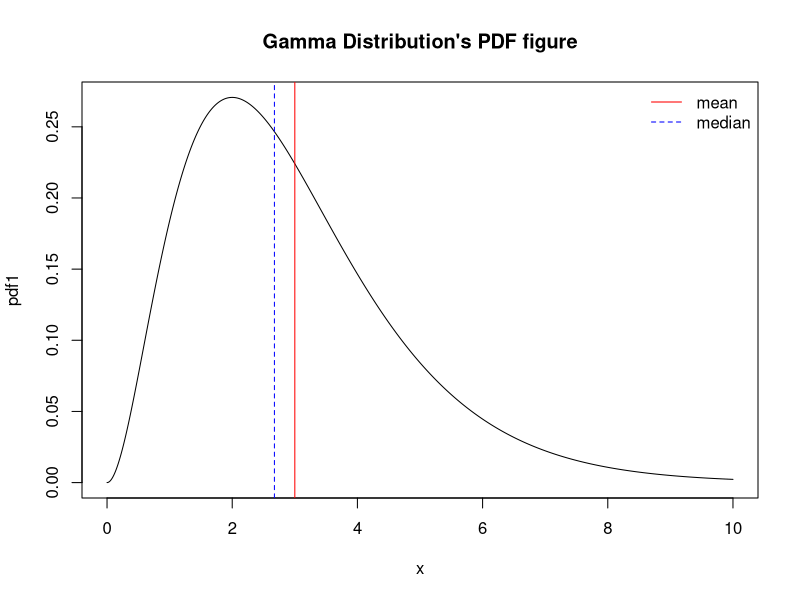
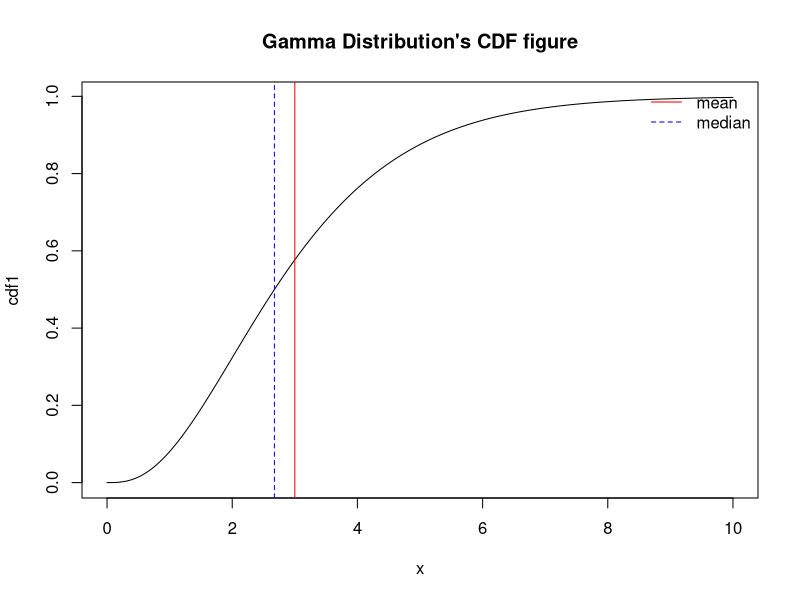
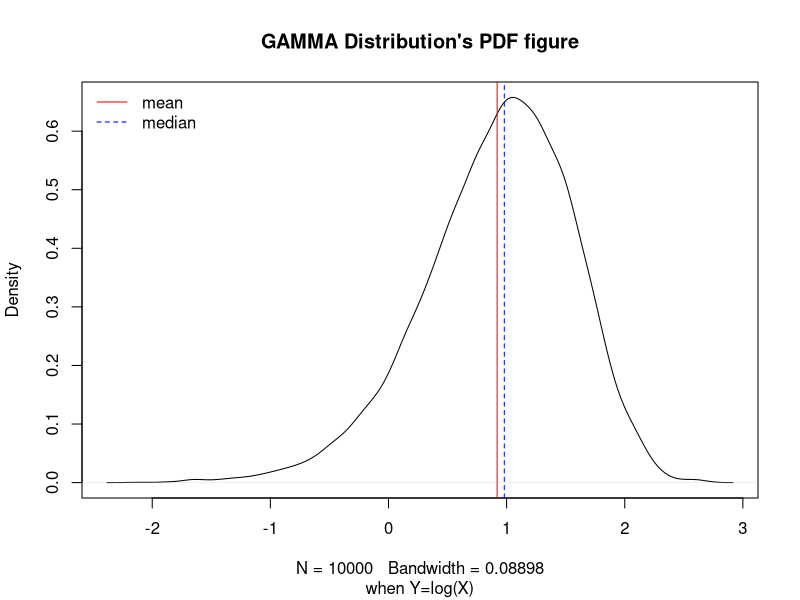
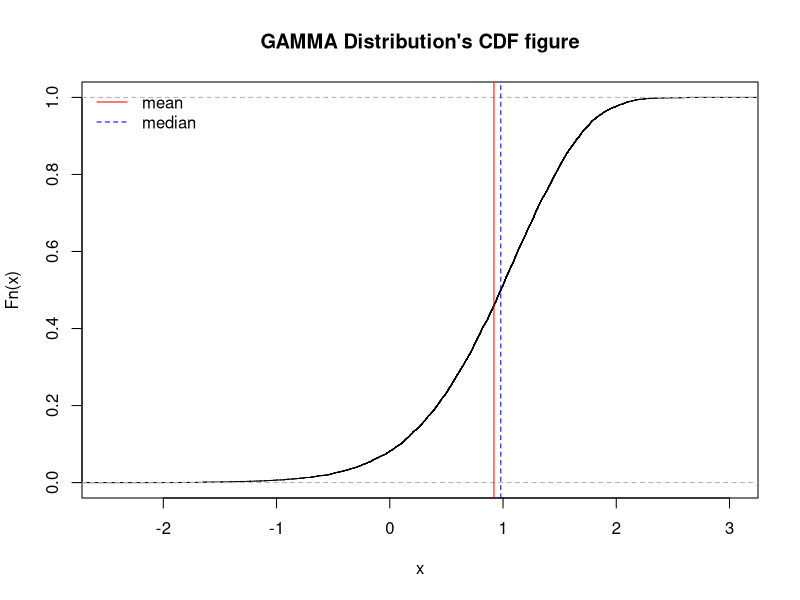
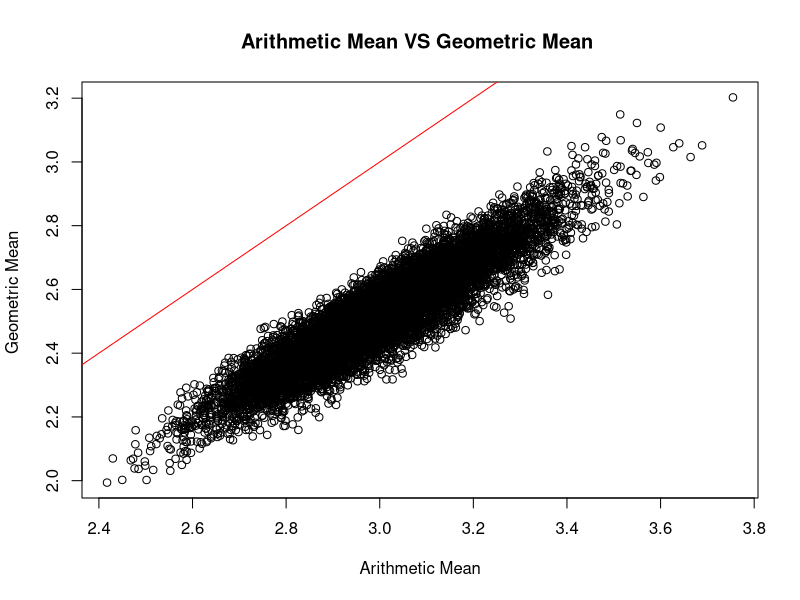
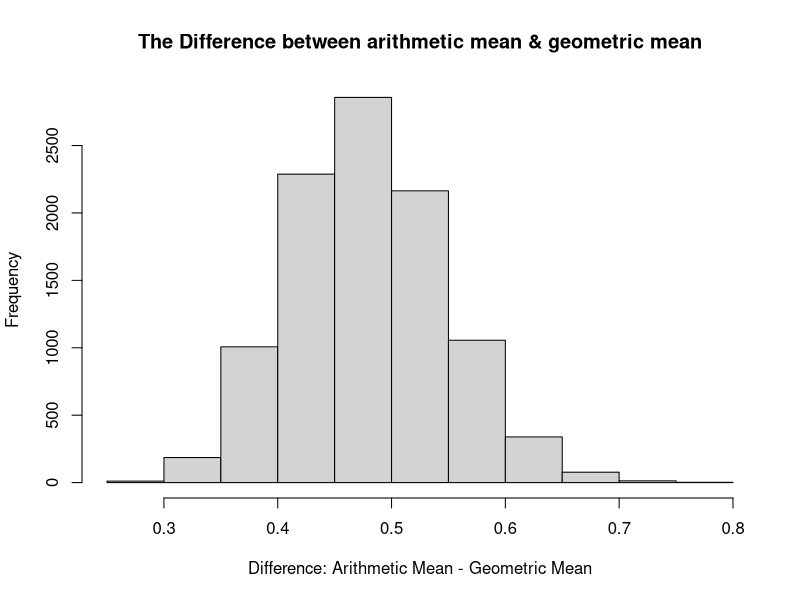
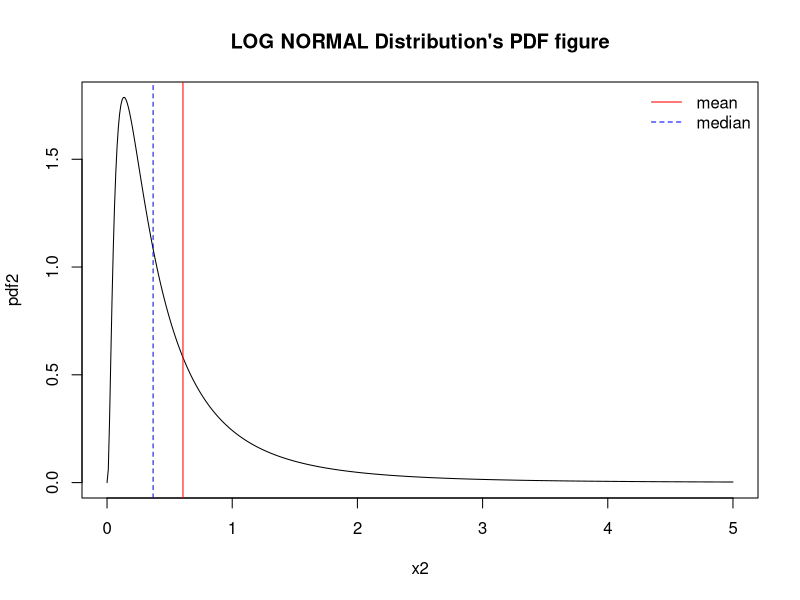
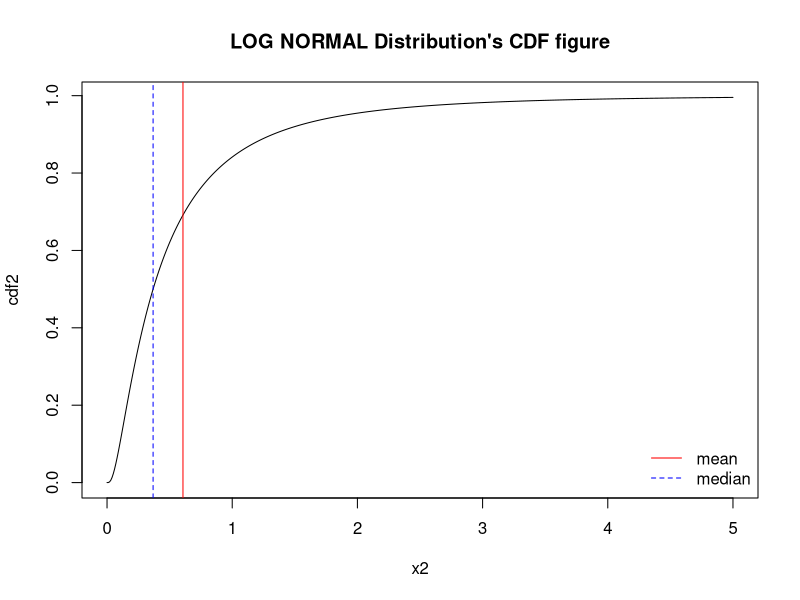

These figures' R source, in order:
## ---- chunk 1
x = seq(0, 10, by = 0.01)
mean1 <- 3*1
median1 <- qgamma(0.5,shape = 3, scale = 1)
## ---- chunk 2
pdf1 <- dgamma(x, shape = 3, scale = 1)

# plot pdf figure
plot(x,pdf1,main='Gamma Distribution\'s PDF figure',type='l')
abline(v=mean1,col='red') 
abline(v=median1,col='blue',lty=2)
legend("topright",c("mean","median"),col=c("red","blue"),lty=c(1,2),bty = "n")
## ---- chunk 3
cdf1 <- pgamma(x, shape = 3, scale = 1)

# plot cdf figure
plot(x,cdf1,main='Gamma Distribution\'s CDF figure',type='l')
abline(v=mean1,col='red') 
abline(v=median1,col='blue',lty=2)
legend("topright",c("mean","median"),col=c("red","blue"),lty=c(1,2),bty = "n")
## ---- chunk 4
gamma2<-function(times,shape, scale,title1,title2){
X <- rgamma(times,shape, scale)
Y <- log(X)
plot(density(Y),type='l',main=title1,sub='when Y=log(X)')
abline(v=mean(Y),col='red') 
abline(v=median(Y),col='blue',lty=2)
legend("topleft",c("mean","median"),col=c("red","blue"),lty=c(1,2),bty = "n")

plot(ecdf(Y),main=title2)
abline(v=mean(Y),col='red') 
abline(v=median(Y),col='blue',lty=2)
legend("topleft",c("mean","median"),col=c("red","blue"),lty=c(1,2),bty = "n")
}

gamma2(10000,3,1,title1='GAMMA Distribution\'s PDF figure',title2='GAMMA Distribution\'s CDF figure')
## ---- chunk 5
gamma34<-function(n,size,shape, scale){

x=as.data.frame(replicate(n,rgamma(size,shape, scale)))

# arithmetic mean & ge mean
ar_mean <- colMeans(x)
ge_mean <- exp(colMeans(log(x))) 

plot(x=ar_mean,y=ge_mean,main='Arithmetic Mean VS Geometric Mean ',xlab = "Arithmetic Mean",  ylab = "Geometric Mean ")
abline(0,1,col='red')

hist(ar_mean-ge_mean,main= 'The Difference between arithmetic mean & geometric mean',xlab='Difference: Arithmetic Mean - Geometric Mean')
}

gamma34(10000,size=100,shape = 3, scale = 1)
## ---- chunk 6
x2<-seq(0,5,0.01)
mean2<-exp(-1+1^2/2)
median2<-exp(-1)
## ---- chunk 7
pdf2 <- dlnorm(x2,-1,1)

plot(x2,pdf2,main='LOG NORMAL Distribution\'s PDF figure',type='l')
abline(v=mean2,col='red') 
abline(v=median2,col='blue',lty=2)
legend("topright",c("mean","median"),col=c("red","blue"),lty=c(1,2),bty = "n")
## ---- chunk 8
cdf2 <- plnorm(x2,-1,1)

plot(x2,cdf2,main='LOG NORMAL Distribution\'s CDF figure',type='l')
abline(v=mean2,col='red') 
abline(v=median2,col='blue',lty=2)
legend("bottomright",c("mean","median"),col=c("red","blue"),lty=c(1,2),bty = "n")
## ---- chunk 9
lnorm2<-function(times,μ,σ,title1,title2){
X <- rlnorm(times,μ,σ)
Y <- log(X)
plot(density(Y),type='l',main=title1,sub='when Y=log(X)')
abline(v=mean(Y),col='red') 
abline(v=median(Y),col='blue',lty=2)
legend("topleft",c("mean","median"),col=c("red","blue"),lty=c(1,2),bty = "n")

plot(ecdf(Y),main=title2)
abline(v=mean(Y),col='red') 
abline(v=median(Y),col='blue',lty=2)
legend("topleft",c("mean","median"),col=c("red","blue"),lty=c(1,2),bty = "n")
}

lnorm2(10000,-1,1,title1='Log LORMAL Distribution\'s PDF figure',title2='Log LORMAL Distribution\'s CDF figure')
## ---- chunk 10
lnorm34<-function(n,size,μ,σ){

x=as.data.frame(replicate(n,rlnorm(size,μ,σ)))

# arithmetic mean & ge mean
ar_mean <- colMeans(x)
ge_mean <- exp(colMeans(log(x))) 

plot(x=ar_mean,y=ge_mean,main='Arithmetic Mean VS Geometric Mean ',xlab = "Arithmetic Mean",  ylab = "Geometric Mean ")
abline(0,1,col='red')

hist(ar_mean-ge_mean,main= 'The Difference between arithmetic mean & geometric mean',xlab='Difference: Arithmetic Mean - Geometric Mean')
}

lnorm34(10000,size=100,μ=-1,σ=1)
## ---- chunk 11
x3 <- seq(-2,14,0.01)
mean3 <- (0+12)/2
median3 <-qunif(0.5,0,12)
## ---- chunk 12
pdf3 <- dunif(x3,0,12)

plot(x3,pdf3,main='UNIFORM Distribution\'s PDF figure',type='l')
abline(v=mean3,col='red') 
abline(v=median3,col='blue',lty=2)
legend("topright",c("mean","median"),col=c("red","blue"),lty=c(1,2),bty = "n")
## ---- chunk 13
cdf3 <- punif(x3,0,12)

plot(x3,cdf3,main='UNIFORM Distribution\'s CDF figure',type='l')
abline(v=mean3,col='red') 
abline(v=median3,col='blue',lty=2)
legend("bottomright",c("mean","median"),col=c("red","blue"),lty=c(1,2),bty = "n")
## ---- chunk 14
unif2<-function(times,a,b,title1,title2){
X <- runif(times,a,b)
Y <- log(X)
plot(density(Y),type='l',main=title1,sub='when Y=log(X)')
abline(v=mean(Y),col='red') 
abline(v=median(Y),col='blue',lty=2)
legend("topleft",c("mean","median"),col=c("red","blue"),lty=c(1,2),bty = "n")

plot(ecdf(Y),main=title2)
abline(v=mean(Y),col='red') 
abline(v=median(Y),col='blue',lty=2)
legend("topleft",c("mean","median"),col=c("red","blue"),lty=c(1,2),bty = "n")
}

unif2(10000,a=0,b=12,title1='UNIFORM Distribution\'s PDF figure',title2='UNIFORM Distribution\'s CDF figure')
## ---- chunk 15
unif34<-function(n,size,a,b){

x=as.data.frame(replicate(n,runif(size,a,b)))

# arithmetic mean & ge mean
ar_mean <- colMeans(x)
ge_mean <- exp(colMeans(log(x))) 

plot(x=ar_mean,y=ge_mean,main='Arithmetic Mean VS Geometric Mean ',xlab = "Arithmetic Mean",  ylab = "Geometric Mean ")
abline(0,1,col='red')

hist(ar_mean-ge_mean,main= 'The Difference between arithmetic mean & geometric mean',xlab='Difference: Arithmetic Mean - Geometric Mean')
}

unif34(10000,size=100,a=0,b=12)
## ---- chunk 16
ans2<- function(number,i){
  ar_mean = NA
  ge_mean = NA
  for (n in 1:i){
    X=sample(number,i,replace=T)
    ar_mean[n]=mean(X)
    ge_mean[n]=exp(mean(log(X)))
}
  unique(ifelse(ar_mean >=ge_mean ,"Prove","Unprove"))
}
ans2(1000,1000)
## ---- chunk 17
ans3<- function(number,i){
  mean_log = NA
  log_mean = NA
   diff=NA
  for (n in 1:i){
    X=sample(number,i,replace=T)
    mean_log[n]=mean(log(X))
    log_mean[n]=log(mean(X))
    diff[n]=mean_log[n]-log_mean[n]
}
  if (max(diff)<0){
    print('E[log(X)] is always smaller than log(E[X])')
  }
   if (min(diff)>0){
     print('E[log(X)] is always larger than log(E[X])')
   }
}
ans3(1000,1000)
